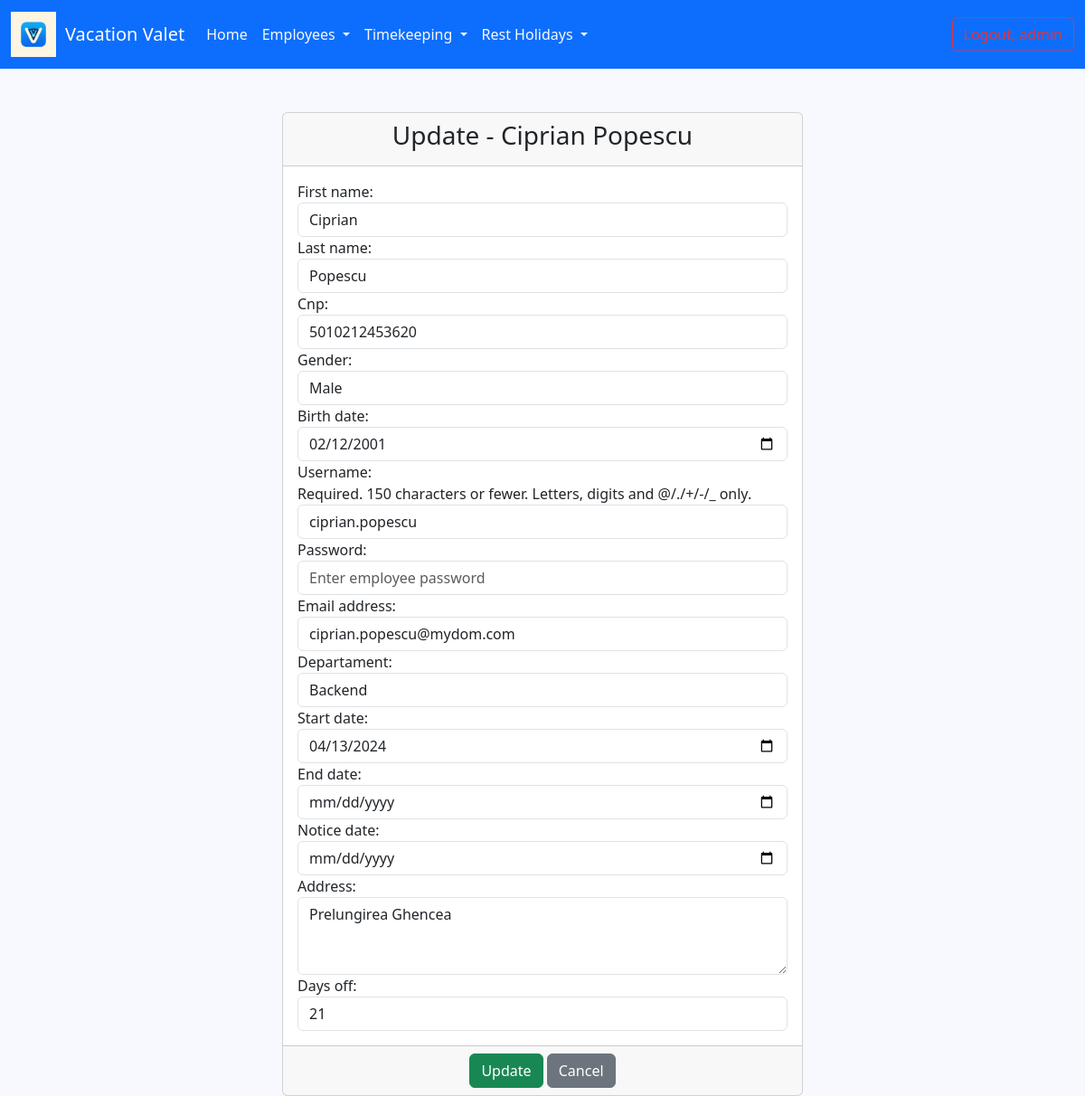
The page /update_employee/4/ (signed in) on the database its author committed.
### employee/models.py (models this page shows)
class Employee(AbstractUser):
    GENDER_OPTIONS = (
        ('male', 'Male'),
        ('female', 'Female')
    )
    cnp = models.IntegerField(blank=False, null=True, unique=True)
    gender = models.CharField(max_length=6, choices=GENDER_OPTIONS, null=True)
    birth_date = models.DateField(null=True, blank=False)
    departament = models.ForeignKey(Department, on_delete=models.CASCADE, null=True)
    start_date = models.DateField(null=True)
    end_date = models.DateField(null=True, blank=True)
    notice_date = models.DateField(null=True, blank=True)
    address = models.TextField(blank=True, null=True)
    is_supervisor = models.BooleanField(default=False)
    days_off = models.IntegerField(default=21, null=False)
    created_at = models.DateTimeField(auto_now_add=True)
    updated_at = models.DateTimeField(auto_now=True)
    def __str__(self):
        return f'{self.first_name} {self.last_name}'  # Implicit mostenite din clasa AbstractUser

### employee/views.py (the view)
# urls.py: path('update_employee/<int:pk>/', views.EmployeeUpdateView.as_view(), name='update-employee'),
class EmployeeUpdateView(LoginRequiredMixin, UpdateView):
    template_name = 'employee/update_employee.html'
    model = Employee
    form_class = EmployeeUpdateForm
    success_url = reverse_lazy('list-employees')

### employee/models.py (called while the page is built)
    def __str__(self):
        return self.name

### templates/employee/update_employee.html (shortened to what this page needs)
{% extends 'base.html' %}
{% block content %}
    <div class="container-fluid">
        <div class="row">
            <div class="col-md-6 offset-md-3 gy-5">
                <div class="card">
                    <div class="card-header">
                        <h3 class="text-center">Update - {{ employee }}</h3>
                    </div>
                    <form method="POST" enctype="multipart/form-data">
                        <div class="card-body">
                            {{ form }}
                        </div>
                        <div class="card-footer text-center">
                            <button type="submit" class="btn btn-success">Update</button>
                            <a href="{% url 'list-employees' %}" class="btn btn-secondary">Cancel</a>
                        </div>
                    </form>
                </div>
            </div>
        </div>
    </div>
{% endblock %}

### rows shown on the page
Employee: first_name+last_name "Ciprian Popescu", first_name "Ciprian", last_name "Popescu", cnp "5010212453620", gender "Male", birth_date "02/12/2001", username "ciprian.popescu", email "ciprian.popescu@mydom.com", departament "Backend", start_date "04/13/2024", address "Prelungirea Ghencea", days_off "21"
